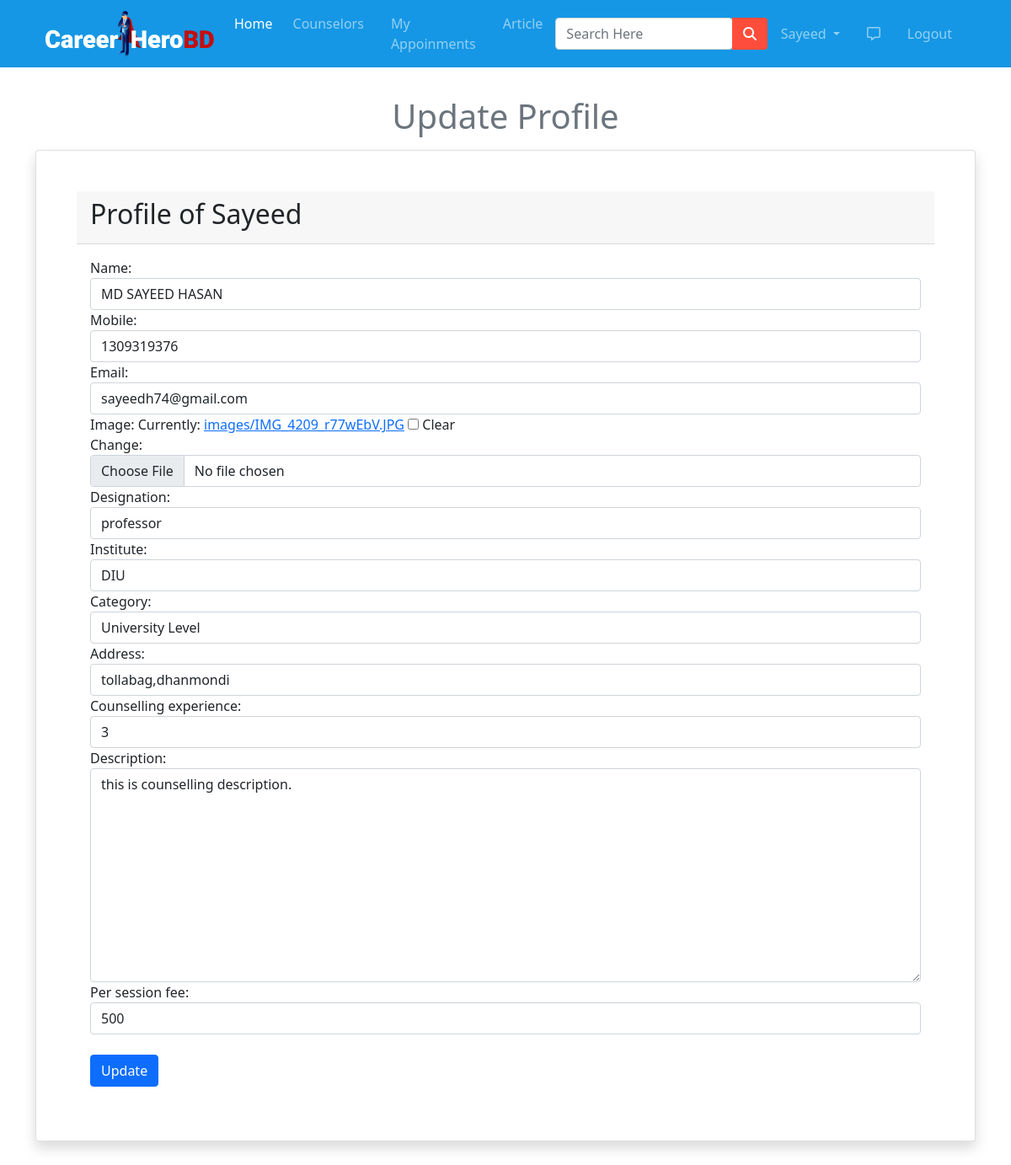
Page /counselor_form/1/ (signed in) on the committed database.
### app/models.py (models this page shows, shortened)
class User(AbstractUser):
  is_counselor= models.BooleanField(default=False)
  is_student = models.BooleanField(default=False)

class Counselor(models.Model):
  user = models.ForeignKey(settings.AUTH_USER_MODEL,on_delete=models.CASCADE)
  name=models.CharField(max_length=30,blank=True,null=True)
  email = models.EmailField(max_length=40,blank=True,null=True)
  mobile = models.IntegerField(blank=True,null=True)
  image = models.ImageField(upload_to='images/',null=True,blank=True)
  designation = models.CharField(max_length=30,blank=True,null=True)
  institute = models.CharField(max_length=30,blank=True,null=True)
  category = models.CharField(max_length=50,choices=CATEGORIES,null=True,blank=True)
  address = models.CharField(max_length=100,blank=True,null=True)
  counselling_experience = models.IntegerField(blank=True,null=True)
  description = models.TextField(max_length=2000,blank=True,null=True)
  per_session_fee = models.IntegerField(blank=True,null=True)

### app/views.py (the view)
# urls.py: path('counselor_form/<int:pk>/',views.CounselorUpdateView.as_view(),name="counselor_form"),
class CounselorUpdateView(LoginRequiredMixin, UpdateView):
  model = Counselor
  fields = ('name', 'mobile', 'email', 'image','designation','institute','category','address','counselling_experience','description','per_session_fee' )
  template_name = 'app/updateForm.html'
  login_url = 'login'
  def dispatch(self, request, *args, **kwargs):
    obj = self.get_object()
    if obj.user != self.request.user:
      raise PermissionDenied
    return super().dispatch(request, *args, **kwargs)

### app/templates/app/updateForm.html (shortened to what this page needs)
{% extends 'app/base.html' %}
{% load static %}
{% load widget_tweaks %}
{% block main-content %}
<section>
  <div class="container my-5" style="padding-top: 50px ;">
    <h1 class="text-center my-3 text-secondary">Update Profile</h1>
    <div class="row">
      <div class="col-md-12 mx-auto">
        <div class="card shadow p-5">
          <div class="card-header text-black">
            <h2>Profile of {{request.user.username|capfirst}}</h2>
          </div>
          <div class="card-body">
            <form action="" method="POST" novalidate enctype="multipart/form-data">
              {% for field in form.visible_fields %}
              <div class="form-group">
                {{ field.label_tag }}
                {% render_field field class="form-control" %}
                {% endfor %}
                <br>
                <input type="submit" value="Update" class="btn btn-primary">
                <br>
              </div>
            </form>
          </div>
        </div>
      </div>
    </div>
  </div>
</section>
{% endblock main-content %}

### app/templates/app/base.html (shortened to what this page needs)
<!DOCTYPE html>
{% load static %}
<html lang="en">
<head>
  <link rel="stylesheet" href="{% static 'app/css/style.css' %}">
  <link href="https://cdn.jsdelivr.net/npm/bootstrap@5.0.0-beta1/dist/css/bootstrap.min.css" rel="stylesheet"
>
  <link rel="stylesheet" href="https://stackpath.bootstrapcdn.com/font-awesome/4.7.0/css/font-awesome.min.css">
  <link rel="stylesheet" href="{% static 'app/css/owl.carousel.min.css' %}">
  <link rel="stylesheet" href="{% static 'app/css/all.min.css' %}">
  <link rel="stylesheet" href="https://cdnjs.cloudflare.com/ajax/libs/animate.css/3.7.2/animate.css">
</head>
<body>
  <div class="row">
    <div class="col-sm-12 col-md-12 col-lg-12">
      <nav id="nav" class="navbar navbar-expand-lg navbar-dark  fixed-top" style="background-color: #1597E5;">
        <div class="container">
          <a class="navbar-brand" href="/" ><img src="{% static 'app/images/nav/logo.png' %}" alt="" style="width: 200px;"></a>
          <div class="collapse navbar-collapse" id="navbarSupportedContent">
            <ul class="navbar-nav me-auto mb-2 mb-lg-0">
              <li class="nav-item">
                <a class="nav-link active" aria-current="page" href="/">Home</a>
              </li>
              <li class="nav-item mx-2">
                <a href="{% url 'counselor' %}" class="nav-link">Counselors</a>
              </li>
              {% if request.user.is_authenticated %}
              <li class="nav-item mx-2">
                <a href="{% url 'appoinment' %}" class="nav-link">My Appoinments</a>
              </li>
              {% endif %}
              <li class="nav-item mx-2">
                <a href="{% url 'article_list' %}" class="nav-link">Article</a>
              </li>
            </ul>
            <form class="d-flex input-group w-auto" method="POST" action="{% url 'search_list' %}">
              <input type="search" class="form-control rounded" name="q" placeholder="Search Here" aria-label="Search"
                aria-describedby="search-addon" />
              <button type="submit" class="btn" style="background-color:#FF4D3B;"><i class="fas fa-search"
                  style="color: white;"></i></button>
            </form>
            <div>
              <ul class="navbar-nav me-auto mb-2 mb-lg-0">
                {% if request.user.is_authenticated %}
                <li class="nav-item dropdown mx-2">
                  <a class="nav-link dropdown-toggle" href="#" id="profileDropdown" role="button"
                    data-bs-toggle="dropdown" aria-expanded="false">
                    {{request.user.username|capfirst}}
                  </a>
                </li>
                <li class="nav-item mx-2">
                  <a href="{% url 'inbox' %}" class="nav-link"><i class="far fa-comment-alt "></i></a>
                </li>
                <li class="nav-item mx-2">
                  <a href="{% url 'logout' %}" class="nav-link">Logout</a>
                </li>
                {% endif %}
              </ul>
            </div>
          </div>
        </div>
      </nav>
    </div>
  </div>
  {% block main-content %}
  {% endblock main-content %}
</body>
</html>

### rows in the picture
User: user.username "Sayeed"
Counselor: name "MD SAYEED HASAN" "1309319376" "sayeedh74@gmail.com" "professor" "DIU" "University Level" "tollabag,dhanmondi" "3" "this is counselling description." "500"

### other values in the picture
{{ field.label_tag }} "Name:" "Mobile:" "Email:" "Image:" "Designation:" "Institute:" "Category:" "Address:" "Counselling experience:" "Description:" "Per session fee:"
